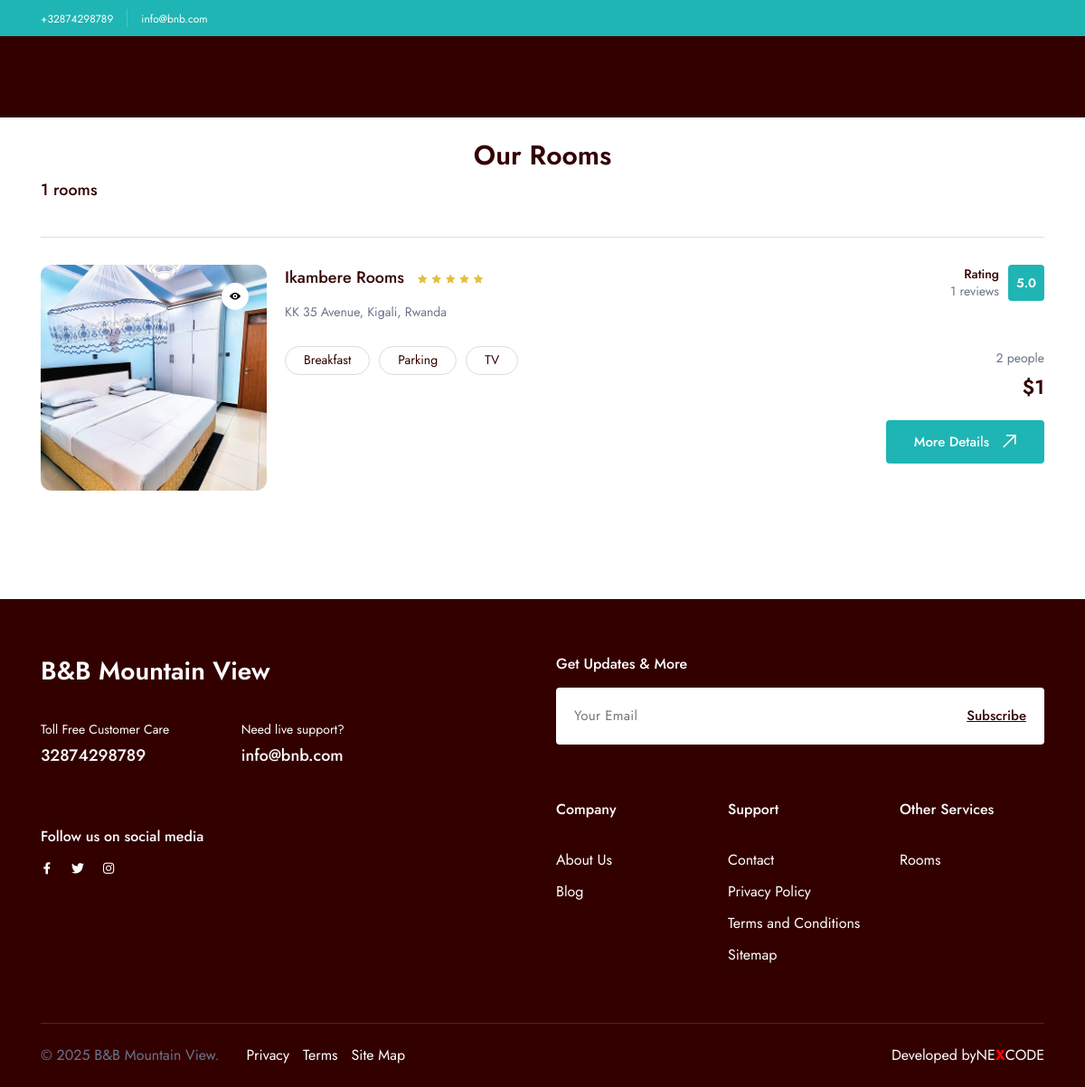
The page /rooms/ on the database as committed earlier.
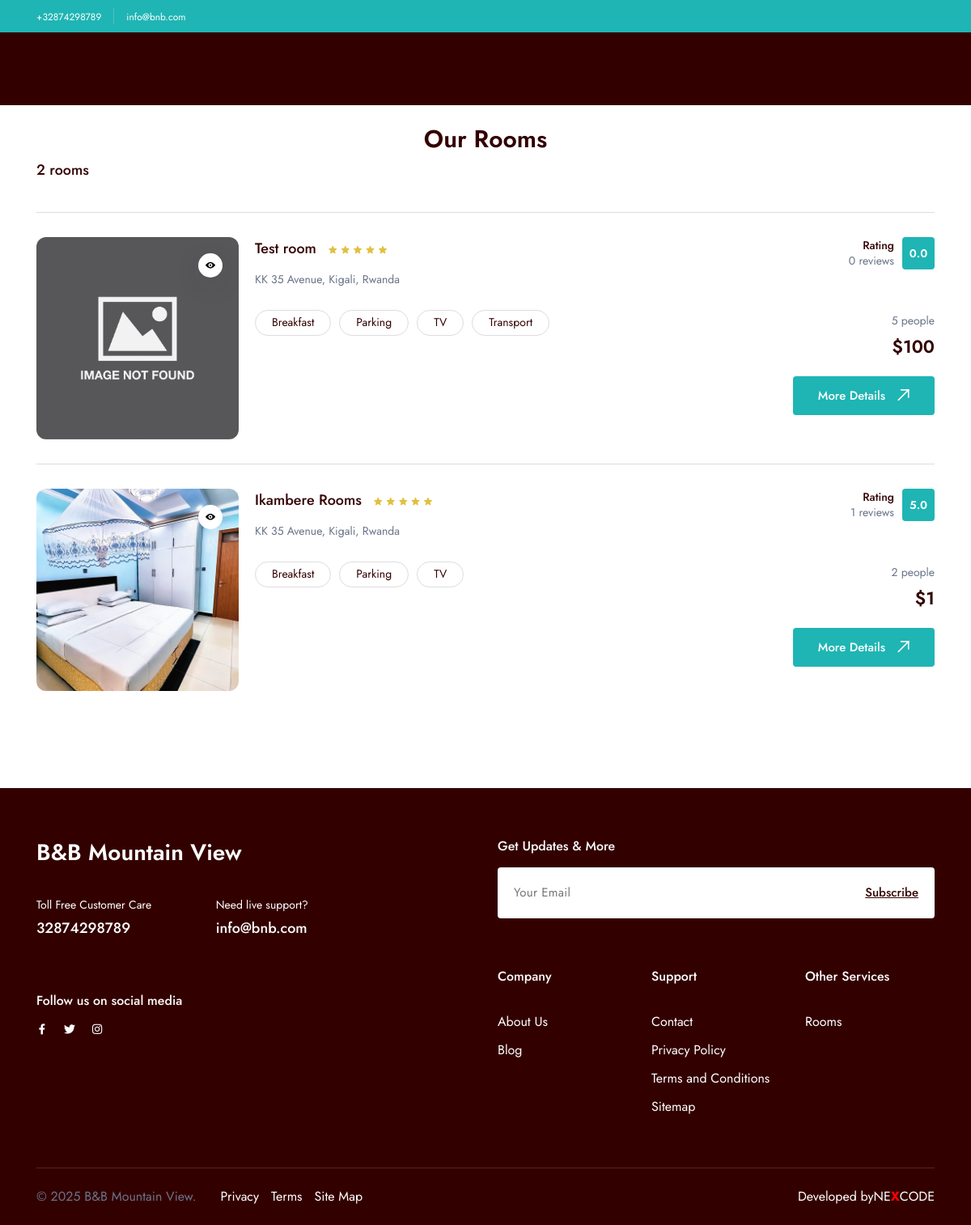
The same page on the database as committed later.
### home/models.py (models this page shows, shortened)
class Room(models.Model):
    name = models.CharField(max_length=255)
    slug = models.SlugField(unique=True, blank=True)
    description = models.TextField()
    price_usd = models.IntegerField(null=True, blank=True)
    price_rwf = models.IntegerField(null=True, blank=True)
    capacity = models.IntegerField()
    size = models.CharField(max_length=255, null=True, blank=True)
    image = ProcessedImageField(
        upload_to=room_image_path,
        processors=[ResizeToFill(850, 510)],
        format='JPEG',
        options={'quality': 90},
        null=True,
        blank=True,
    )
    amenities = models.ManyToManyField('Amenity', blank=True)
    created_at = models.DateTimeField(default=timezone.now)
    updated_at = models.DateTimeField(auto_now=True)
    def get_review_data(self):
        reviews = self.roomreview_set.filter(status=True)  # Filter reviews with status=True
        total_reviews = reviews.count()
        avg_ratings = reviews.aggregate(
            avg_location=Avg('location'),
            avg_staff=Avg('staff'),
            avg_cleanliness=Avg('cleanliness'),
            avg_value_for_money=Avg('value_for_money'),
            avg_comfort=Avg('comfort'),
            avg_facilities=Avg('facilities'),
            avg_free_wifi=Avg('free_wifi')
        )
        if total_reviews > 0:
            overall_rating = (
                avg_ratings['avg_location'] +
                avg_ratings['avg_staff'] +
                avg_ratings['avg_cleanliness'] +
                avg_ratings['avg_value_for_money'] +
                avg_ratings['avg_comfort'] +
                avg_ratings['avg_facilities'] +
                avg_ratings['avg_free_wifi']
            ) / 7
        else:
            overall_rating = 0  # Default to 0 if no reviews
        return {
            'total_reviews': total_reviews,
            'overall_rating': round(overall_rating, 2) if overall_rating else 0
        }
    class Meta:
        verbose_name_plural = "Rooms"

class Setting(models.Model):
    email = models.CharField(max_length=255, null=True, blank=True)
    second_email = models.CharField(max_length=255, null=True, blank=True)
    contact_number = models.CharField(max_length=255, null=True, blank=True)
    website = models.URLField(max_length=255, null=True, blank=True)
    instagram = models.URLField(max_length=255, null=True, blank=True)
    twitter = models.URLField(max_length=255, null=True, blank=True)
    facebook = models.URLField(max_length=255, null=True, blank=True)
    whatsapp_number = models.CharField(max_length=255, null=True, blank=True)
    address = models.CharField(max_length=255, null=True, blank=True)
    about_image = ProcessedImageField(
        upload_to=about_image_path,
        processors=[ResizeToFill(630, 700)],
        format='JPEG',
        options={'quality': 90},
        null=True,
        blank=True,
    )
    about_title = models.CharField(max_length=255, null=True, blank=True)
    about_description = models.TextField(max_length=500, null=True, blank=True)
    class Meta:
        verbose_name = "Setting"
        verbose_name_plural = "Settings"

class Amenity(models.Model):
    name = models.CharField(max_length=100, unique=True)
    class Meta:
        verbose_name_plural = "Amenities"

### home/views.py (the view)
# urls.py: path('rooms/', rooms, name="rooms"),
def rooms(request):
    rooms = Room.objects.prefetch_related('images', 'amenities').order_by('-created_at').all()
    rooms_count = rooms.count()
    selected_currency = request.GET.get('currency', request.session.get('currency', 'USD'))
    request.session['currency'] = selected_currency
    for room in rooms:
        review_data = room.get_review_data()
        room.total_reviews = review_data['total_reviews']
        room.overall_rating = review_data['overall_rating']
    settings = Setting.objects.first()
    context = {
        'rooms': rooms,
        'rooms_count': rooms_count,
        'settings': settings,
        'selected_currency': selected_currency,  # Pass selected currency to the template
    }
    return render(request, 'rooms/index.html', context)

### templates/rooms/index.html (shortened to what the changed rows need)
{% extends 'layouts/app.html' %}
{% load static %}
{% load humanize %}
{% load custom_filters %}
{% block content %}
    <br>
    <br>
    <br>
    <section class="layout-pt-md layout-pb-lg">
        <div class="container">
            <div class="row justify-center text-center">
                <div class="col-auto">
                    <div class="sectionTitle -md">
                        <h2 class="sectionTitle__title">Our Rooms</h2>
                    </div>
                </div>
            </div>
            <div class="row y-gap-30">
                <div class="col-xl-12">
                    <div class="row y-gap-10 items-center justify-between">
                        <div class="col-auto">
                            <div class="text-18"><span class="fw-500">{{ rooms_count }} rooms</span></div>
                        </div>
                    </div>
                    <div class="row y-gap-30">
                        {% for room in rooms %}
                            <div class="col-12">
                                <div class="border-top-light pt-30">
                                    <div class="row x-gap-20 y-gap-20">
                                        <div class="col-md-auto">
                                            <div class="cardImage ratio ratio-1:1 w-250 md:w-1/1 rounded-4">
                                                <div class="cardImage__content">
                                                    <div class="cardImage-slider rounded-4 overflow-hidden js-cardImage-slider">
                                                        <div class="swiper-wrapper">
                                                            <div class="swiper-slide">
                                                                <div class="image-square-container">
                                                                    <img src="{% if room.image %}{{ room.image.url }}{% else %}{% static 'img/default.png' %}{% endif %}" alt="{{ room.name }}">
                                                                </div>
                                                            </div>
                                                        </div>
                                                    </div>
                                                </div>
                                                <div class="cardImage__wishlist">
                                                    <button class="button -blue-1 bg-white size-30 rounded-full shadow-2">
                                                        <i class="icon-eye text-12"></i>
                                                    </button>
                                                </div>
                                            </div>
                                        </div>
                                        <div class="col-md">
                                            <h3 class="text-18 lh-16 fw-500">
                                                {{ room.name }}
                                                <div class="d-inline-block ml-10">
                                                    <i class="icon-star text-10 text-yellow-2"></i>
                                                    <i class="icon-star text-10 text-yellow-2"></i>
                                                    <i class="icon-star text-10 text-yellow-2"></i>
                                                    <i class="icon-star text-10 text-yellow-2"></i>
                                                    <i class="icon-star text-10 text-yellow-2"></i>
                                                </div>
                                            </h3>
                                            <div class="row x-gap-10 y-gap-10 items-center pt-10">
                                                <div class="col-auto">
                                                    <p class="text-14">{{ settings.address }}</p>
                                                </div>
                                            </div>
                                            <div class="row x-gap-10 y-gap-10 pt-20">
                                                {% for amenity in room.amenities.all %}
                                                    <div class="col-auto">
                                                        <div class="border-light rounded-100 py-5 px-20 text-14 lh-14">{{ amenity.name }}</div>
                                                    </div>
                                                {% endfor %}
                                            </div>
                                        </div>
                                        <div class="col-md-auto text-right md:text-left">
                                            <div class="row x-gap-10 y-gap-10 justify-end items-center md:justify-start">
                                                <div class="col-auto">
                                                    <div class="text-14 lh-14 fw-500">Rating</div>
                                                    <div class="text-14 lh-14 text-light-1">{{ room.total_reviews }} reviews</div>
                                                </div>
                                                <div class="col-auto">
                                                    <div class="flex-center text-white fw-600 text-14 size-40 rounded-4 bg-blue-1">
                                                        {{ room.overall_rating|floatformat:1 }}
                                                    </div>
                                                </div>
                                            </div>
                                            <div class="">
                                                <div class="text-14 text-light-1 mt-50 md:mt-20">{{ room.capacity }} people</div>
                                                <div class="text-22 lh-12 fw-600 mt-5">
                                                    {% if selected_currency == 'USD' %}
                                                        ${{ room.price_usd|intcomma }}
                                                    {% else %}
                                                        {{ room.price_rwf|intcomma }} RWF
                                                    {% endif %}
                                                </div>
                                                <a href="{% url 'base:getRoom' room.slug %}" class="button -md -dark-1 bg-blue-1 text-white mt-24">
                                                    More Details <div class="icon-arrow-top-right ml-15"></div>
                                                </a>
                                            </div>
                                        </div>
                                    </div>
                                </div>
                            </div>
                        {% endfor %}
                    </div>
                </div>
            </div>
        </div>
    </section>
{% endblock %}

### templates/inc/header.html (shortened to what this page needs)
{% load static %}
<section class="header-banner py-5 bg-blue-1 z-2">
	<div class="container">
		<div class="row items-center justify-between">
			<div class="col-auto">
				<div class="row x-gap-15 y-gap-15 items-center">
					<div class="col-auto md:d-none">
						<a href="#" class="text-12 text-white">+{{ settings.contact_number }}</a>
					</div>
					<div class="col-auto md:d-none">
					</div>
					<div class="col-auto">
						<a href="#" class="text-12 text-white">{{ settings.email }}</a>
					</div>
				</div>
			</div>
		</div>
	</div>
</section>
<header data-add-bg="bg-dark-1" class="header mt-40 -type-9 js-header" data-x="header" data-x-toggle="is-menu-opened" style="background: #330000 !important;">
</header>

### templates/inc/footer.html (shortened to what the changed rows need)
{% load static %}
<footer class="footer -type-2 bg-dark-2 text-white">
    <div class="container">
        <div class="pt-60 pb-60">
            <div class="row y-gap-40 justify-between xl:justify-start">
                <div class="col-xl-4 col-lg-6">
                    <div class="row y-gap-30 justify-between pt-30">
                        <div class="col-sm-6">
                            <div class="text-14">Toll Free Customer Care</div>
                            <a href="tel:{{ settings.contact_number }}" class="text-18 fw-500 mt-5">{{ settings.contact_number }}</a>
                        </div>
                        <div class="col-sm-5">
                            <div class="text-14">Need live support?</div>
                            <a href="mail:{{ settings.email }}" class="text-18 fw-500 mt-5">{{ settings.email }}</a>
                        </div>
                    </div>
                </div>
            </div>
        </div>
    </div>
</footer>

Rows that differ between the two databases and show on the page:
added Room: shows a picture, name "Test room", {{ settings.address }} "KK 35 Avenue, Kigali, Rwanda", total_reviews "0", overall_rating "0.0", capacity "5", price_usd "100", Amenity (name "Breakfast"), Amenity (name "Parking"), Amenity (name "TV")
now on this page (row unchanged): Amenity: name "Transport", shown under "Test room"
Other text that changed with them:
{{ rooms_count }}: "1" → "2"
